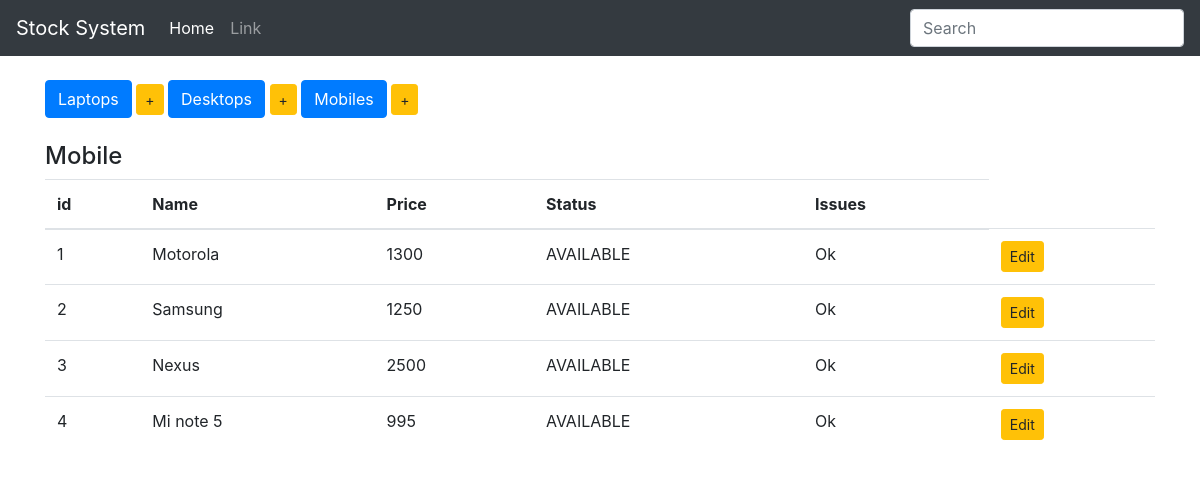
The page /show_mobiles on the database its author committed.
### StockApp/models.py (models this page shows, shortened)
class Product(models.Model):
    name = models.CharField(max_length=100, blank=False)
    price = models.IntegerField()
    choices = (
        ('AVAILABLE', 'Ready to Purchase'),
        ('SOLD', 'Item Sold'),
        ('RESTOCKING', 'Under Restocking')
    )
    status = models.CharField(max_length=10, choices=choices, default='AVAILABLE')
    issues = models.CharField(max_length=100, default='Ok')
    class Meta:
        abstract = True

class Mobile(Product):
    pass

### StockApp/views.py (the view)
# urls.py: url(r'^show_mobiles$', show_mobiles, name='show_mobiles'),
def show_mobiles(request):
    items = Mobile.objects.all()
    context = {
        'items': items,
        'header': 'Mobile'
    }
    return render(request, 'index.html', context)

### StockApp/templates/index.html
{% extends 'base.html' %}
{% block body %}
    <br>
    <div class="button-group">
        <a href="{% url 'show_laptops' %}" class="btn btn-primary btn-md" role="button"> Laptops</a>
        <a href="{% url 'add_laptop' %}" class="btn btn-warning btn-sm" role="button"> +</a>
        <a href="{% url 'show_desktops' %}" class="btn btn-primary btn-md" role="button"> Desktops</a>
        <a href="{% url 'add_desktop' %}" class="btn btn-warning btn-sm" role="button"> +</a>
        <a href="{% url 'show_mobiles' %}" class="btn btn-primary btn-md" role="button"> Mobiles</a>
        <a href="{% url 'add_mobile' %}" class="btn btn-warning btn-sm" role="button"> +</a>
    </div>
    <br>
    <h4>{{ header }}</h4>
    <table class="table table-hover">
        <thead>
        <tr>
            <th>id</th>
            <th>Name</th>
            <th>Price</th>
            <th>Status</th>
            <th>Issues</th>
        </tr>
        </thead>
        <tbody>
        {% for item in items %}
            <tr>
                <td>{{ item.pk }}</td>
                <td>{{ item.name }}</td>
                <td>{{ item.price }}</td>
                <td>{{ item.status }}</td>
                <td>{{ item.issues }}</td>
                <td>
                    <a href="#" class="btn btn-warning btn-sm" role="button">Edit</a>
                </td>
            </tr>
        {% endfor %}
        </tbody>
    </table>
{% endblock %}

### rows shown on the page
Mobile: pk "1", name "Motorola", price "1300", status "AVAILABLE", issues "Ok"
Mobile: pk "2", name "Samsung", price "1250", status "AVAILABLE", issues "Ok"
Mobile: pk "3", name "Nexus", price "2500", status "AVAILABLE", issues "Ok"
Mobile: pk "4", name "Mi note 5", price "995", status "AVAILABLE", issues "Ok"

### other values the page prints
{{ header }} "Mobile"
